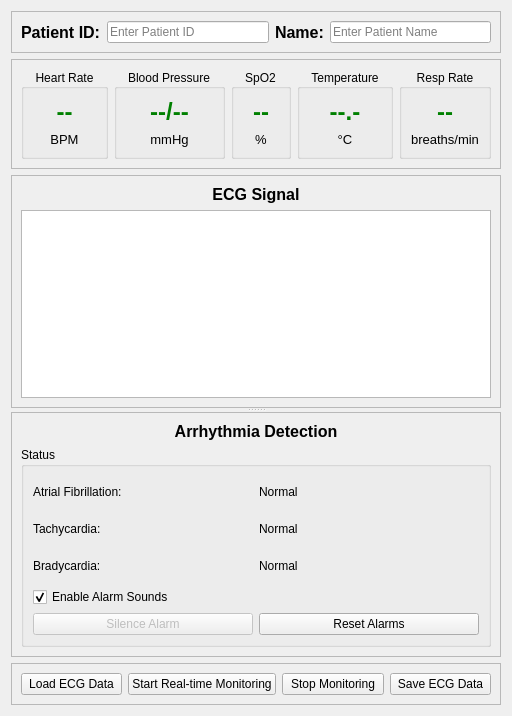
  <widget class="QWidget" name="centralwidget">
   <layout class="QVBoxLayout" name="verticalLayout">
    <item>
     <widget class="QFrame" name="patientInfoFrame">
      <property name="frameShape">
       <enum>QFrame::StyledPanel</enum>
      </property>
      <layout class="QHBoxLayout" name="horizontalLayout">
       <item>
        <widget class="QLabel" name="label">
         <property name="font">
          <font>
           <pointsize>12</pointsize>
           <weight>75</weight>
           <bold>true</bold>
          </font>
         </property>
         <property name="text">
          <string>Patient ID:</string>
         </property>
        </widget>
       </item>
       <item>
        <widget class="QLineEdit" name="patientIdEdit">
         <property name="placeholderText">
          <string>Enter Patient ID</string>
         </property>
        </widget>
       </item>
       <item>
        <widget class="QLabel" name="label_2">
         <property name="font">
          <font>
           <pointsize>12</pointsize>
           <weight>75</weight>
           <bold>true</bold>
          </font>
         </property>
         <property name="text">
          <string>Name:</string>
         </property>
        </widget>
       </item>
       <item>
        <widget class="QLineEdit" name="patientNameEdit">
         <property name="placeholderText">
          <string>Enter Patient Name</string>
         </property>
        </widget>
       </item>
      </layout>
     </widget>
    </item>
    <item>
     <widget class="QFrame" name="vitalSignsFrame">
      <property name="frameShape">
       <enum>QFrame::StyledPanel</enum>
      </property>
      <property name="frameShadow">
       <enum>QFrame::Raised</enum>
      </property>
      <layout class="QHBoxLayout" name="horizontalLayout_4">
       <item>
        <widget class="QGroupBox" name="hrGroupBox">
         <property name="title">
          <string>Heart Rate</string>
         </property>
         <property name="alignment">
          <set>Qt::AlignCenter</set>
         </property>
         <layout class="QVBoxLayout" name="verticalLayout_4">
          <item>
           <widget class="QLabel" name="heartRateLabel">
            <property name="font">
             <font>
              <pointsize>18</pointsize>
              <weight>75</weight>
              <bold>true</bold>
             </font>
            </property>
            <property name="styleSheet">
             <string notr="true">color: green;</string>
            </property>
            <property name="text">
             <string>--</string>
            </property>
            <property name="alignment">
             <set>Qt::AlignCenter</set>
            </property>
           </widget>
          </item>
          <item>
           <widget class="QLabel" name="bpmLabel">
            <property name="font">
             <font>
              <pointsize>10</pointsize>
             </font>
            </property>
            <property name="text">
             <string>BPM</string>
            </property>
            <property name="alignment">
             <set>Qt::AlignCenter</set>
            </property>
           </widget>
          </item>
         </layout>
        </widget>
       </item>
       <item>
        <widget class="QGroupBox" name="bpGroupBox">
         <property name="title">
          <string>Blood Pressure</string>
         </property>
         <property name="alignment">
          <set>Qt::AlignCenter</set>
         </property>
         <layout class="QVBoxLayout" name="verticalLayout_5">
          <item>
           <widget class="QLabel" name="bpLabel">
            <property name="font">
             <font>
              <pointsize>18</pointsize>
              <weight>75</weight>
              <bold>true</bold>
             </font>
            </property>
            <property name="styleSheet">
             <string notr="true">color: green;</string>
            </property>
            <property name="text">
             <string>--/--</string>
            </property>
            <property name="alignment">
             <set>Qt::AlignCenter</set>
            </property>
           </widget>
          </item>
          <item>
           <widget class="QLabel" name="mmHgLabel">
            <property name="font">
             <font>
              <pointsize>10</pointsize>
             </font>
            </property>
            <property name="text">
             <string>mmHg</string>
            </property>
            <property name="alignment">
             <set>Qt::AlignCenter</set>
            </property>
           </widget>
          </item>
         </layout>
        </widget>
       </item>
       <item>
        <widget class="QGroupBox" name="spo2GroupBox">
         <property name="title">
          <string>SpO2</string>
         </property>
         <property name="alignment">
          <set>Qt::AlignCenter</set>
         </property>
         <layout class="QVBoxLayout" name="verticalLayout_6">
          <item>
           <widget class="QLabel" name="spo2Label">
            <property name="font">
             <font>
              <pointsize>18</pointsize>
              <weight>75</weight>
              <bold>true</bold>
             </font>
            </property>
            <property name="styleSheet">
             <string notr="true">color: green;</string>
            </property>
            <property name="text">
             <string>--</string>
            </property>
            <property name="alignment">
             <set>Qt::AlignCenter</set>
            </property>
           </widget>
          </item>
          <item>
           <widget class="QLabel" name="percentLabel">
            <property name="font">
             <font>
              <pointsize>10</pointsize>
             </font>
            </property>
            <property name="text">
             <string>%</string>
            </property>
            <property name="alignment">
             <set>Qt::AlignCenter</set>
            </property>
           </widget>
          </item>
         </layout>
        </widget>
       </item>
       <item>
        <widget class="QGroupBox" name="tempGroupBox">
         <property name="title">
          <string>Temperature</string>
         </property>
         <property name="alignment">
          <set>Qt::AlignCenter</set>
         </property>
         <layout class="QVBoxLayout" name="verticalLayout_7">
          <item>
           <widget class="QLabel" name="tempLabel">
            <property name="font">
             <font>
              <pointsize>18</pointsize>
              <weight>75</weight>
              <bold>true</bold>
             </font>
            </property>
            <property name="styleSheet">
             <string notr="true">color: green;</string>
            </property>
            <property name="text">
             <string>--.-</string>
            </property>
            <property name="alignment">
             <set>Qt::AlignCenter</set>
            </property>
           </widget>
          </item>
          <item>
           <widget class="QLabel" name="celsiusLabel">
            <property name="font">
             <font>
              <pointsize>10</pointsize>
             </font>
            </property>
            <property name="text">
             <string>°C</string>
            </property>
            <property name="alignment">
             <set>Qt::AlignCenter</set>
            </property>
           </widget>
          </item>
         </layout>
        </widget>
       </item>
       <item>
        <widget class="QGroupBox" name="respGroupBox">
         <property name="title">
          <string>Resp Rate</string>
         </property>
         <property name="alignment">
          <set>Qt::AlignCenter</set>
         </property>
         <layout class="QVBoxLayout" name="verticalLayout_8">
          <item>
           <widget class="QLabel" name="respRateLabel">
            <property name="font">
             <font>
              <pointsize>18</pointsize>
              <weight>75</weight>
              <bold>true</bold>
             </font>
            </property>
            <property name="styleSheet">
             <string notr="true">color: green;</string>
            </property>
            <property name="text">
             <string>--</string>
            </property>
            <property name="alignment">
             <set>Qt::AlignCenter</set>
            </property>
           </widget>
          </item>
          <item>
           <widget class="QLabel" name="breathsLabel">
            <property name="font">
             <font>
              <pointsize>10</pointsize>
             </font>
            </property>
            <property name="text">
             <string>breaths/min</string>
            </property>
            <property name="alignment">
             <set>Qt::AlignCenter</set>
            </property>
           </widget>
          </item>
         </layout>
        </widget>
       </item>
      </layout>
     </widget>
    </item>
    <item>
     <widget class="QSplitter" name="splitter">
      <property name="orientation">
       <enum>Qt::Vertical</enum>
      </property>
      <widget class="QFrame" name="ecgFrame">
       <property name="frameShape">
        <enum>QFrame::StyledPanel</enum>
       </property>
       <property name="frameShadow">
        <enum>QFrame::Raised</enum>
       </property>
       <layout class="QVBoxLayout" name="verticalLayout_2">
        <item>
         <widget class="QLabel" name="ecgLabel">
          <property name="font">
           <font>
            <pointsize>12</pointsize>
            <weight>75</weight>
            <bold>true</bold>
           </font>
          </property>
          <property name="text">
           <string>ECG Signal</string>
          </property>
          <property name="alignment">
           <set>Qt::AlignCenter</set>
          </property>
         </widget>
        </item>
        <item>
         <widget class="QGraphicsView" name="ecgGraphicsView"/>
        </item>
       </layout>
      </widget>
      <widget class="QFrame" name="alarmFrame">
       <property name="frameShape">
        <enum>QFrame::StyledPanel</enum>
       </property>
       <property name="frameShadow">
        <enum>QFrame::Raised</enum>
       </property>
       <layout class="QVBoxLayout" name="verticalLayout_3">
        <item>
         <widget class="QLabel" name="label_4">
          <property name="font">
           <font>
            <pointsize>12</pointsize>
            <weight>75</weight>
            <bold>true</bold>
           </font>
          </property>
          <property name="text">
           <string>Arrhythmia Detection</string>
          </property>
          <property name="alignment">
           <set>Qt::AlignCenter</set>
          </property>
         </widget>
        </item>
        <item>
         <widget class="QGroupBox" name="groupBox">
          <property name="minimumSize">
           <size>
            <width>0</width>
            <height>200</height>
           </size>
          </property>
          <property name="title">
           <string>Status</string>
          </property>
          <layout class="QGridLayout" name="gridLayout">
           <item row="0" column="0">
            <widget class="QLabel" name="label_5">
             <property name="text">
              <string>Atrial Fibrillation:</string>
             </property>
            </widget>
           </item>
           <item row="0" column="1">
            <widget class="QLabel" name="afibStatusLabel">
             <property name="text">
              <string>Normal</string>
             </property>
            </widget>
           </item>
           <item row="1" column="0">
            <widget class="QLabel" name="label_6">
             <property name="text">
              <string>Tachycardia:</string>
             </property>
            </widget>
           </item>
           <item row="1" column="1">
            <widget class="QLabel" name="tachStatusLabel">
             <property name="text">
              <string>Normal</string>
             </property>
            </widget>
           </item>
           <item row="2" column="0">
            <widget class="QLabel" name="label_7">
             <property name="text">
              <string>Bradycardia:</string>
             </property>
            </widget>
           </item>
           <item row="2" column="1">
            <widget class="QLabel" name="bradStatusLabel">
             <property name="text">
              <string>Normal</string>
             </property>
            </widget>
           </item>
           <item row="3" column="0" colspan="2">
            <widget class="QCheckBox" name="alarmEnabledCheckBox">
             <property name="text">
              <string>Enable Alarm Sounds</string>
             </property>
             <property name="checked">
              <bool>true</bool>
             </property>
            </widget>
           </item>
           <item row="4" column="0" colspan="2">
            <layout class="QHBoxLayout" name="horizontalLayout_5">
             <item>
              <widget class="QPushButton" name="silenceAlarmButton">
               <property name="enabled">
                <bool>false</bool>
               </property>
               <property name="text">
                <string>Silence Alarm</string>
               </property>
              </widget>
             </item>
             <item>
              <widget class="QPushButton" name="resetAlarmsButton">
               <property name="text">
                <string>Reset Alarms</string>
               </property>
              </widget>
             </item>
            </layout>
           </item>
          </layout>
         </widget>
        </item>
       </layout>
      </widget>
     </widget>
    </item>
    <item>
     <widget class="QFrame" name="controlFrame">
      <property name="frameShape">
       <enum>QFrame::StyledPanel</enum>
      </property>
      <property name="frameShadow">
       <enum>QFrame::Raised</enum>
      </property>
      <layout class="QHBoxLayout" name="horizontalLayout_3">
       <item>
        <widget class="QPushButton" name="loadDataButton">
         <property name="text">
          <string>Load ECG Data</string>
         </property>
        </widget>
       </item>
       <item>
        <widget class="QPushButton" name="startMonitoringButton">
         <property name="text">
          <string>Start Real-time Monitoring</string>
         </property>
        </widget>
       </item>
       <item>
        <widget class="QPushButton" name="stopMonitoringButton">
         <property name="text">
          <string>Stop Monitoring</string>
         </property>
        </widget>
       </item>
       <item>
        <widget class="QPushButton" name="saveDataButton">
         <property name="text">
          <string>Save ECG Data</string>
         </property>
        </widget>
       </item>
      </layout>
     </widget>
    </item>
   </layout>
  </widget>
